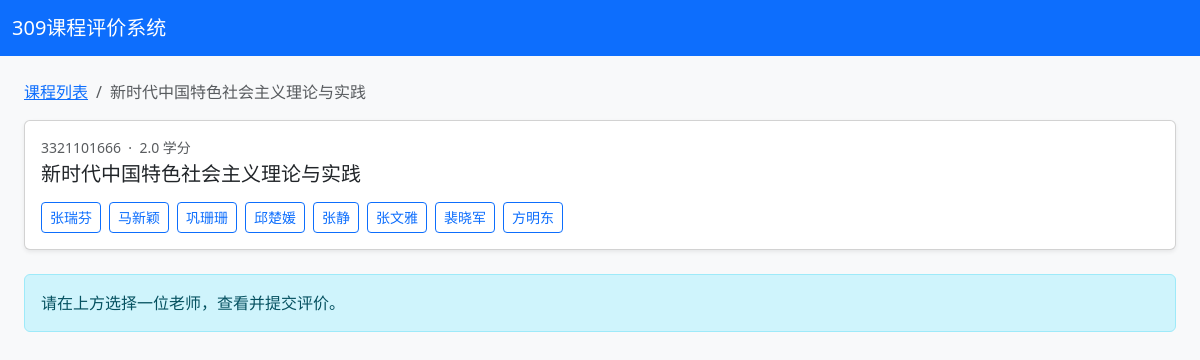
/course/3, run on the app's committed database.
### models.py (models this page shows)
class Course(db.Model):
    id = db.Column(db.Integer, primary_key=True)
    code = db.Column(db.String(20), unique=True, nullable=False)
    name = db.Column(db.String(100), nullable=False)
    credits = db.Column(db.Float, nullable=False)
    exclude_from_public = db.Column(db.Boolean, default=False, nullable=False)
    teachers = db.relationship('Teacher', secondary=course_teacher, back_populates='courses')
    evaluations = db.relationship('Evaluation', back_populates='course', lazy='dynamic')
    curriculum = db.relationship('CurriculumEntry', back_populates='course', lazy='dynamic')

class Teacher(db.Model):
    id = db.Column(db.Integer, primary_key=True)
    name = db.Column(db.String(50), nullable=False, unique=True)
    courses = db.relationship('Course', secondary=course_teacher, back_populates='teachers')
    evaluations = db.relationship('Evaluation', back_populates='teacher', lazy='dynamic')

### routes/main.py (the view)
@bp.route('/course/<int:course_id>')
def course_detail(course_id):
    course = Course.query.get_or_404(course_id)
    teacher_id = request.args.get('teacher_id', type=int)
    selected_teacher = None
    if teacher_id:
        selected_teacher = Teacher.query.get_or_404(teacher_id)
        if selected_teacher not in course.teachers:
            abort(404)
    evaluations = []
    already_submitted = False
    if selected_teacher:
        evaluations = (Evaluation.query
                       .filter_by(course_id=course_id, teacher_id=teacher_id)
                       .order_by(Evaluation.year.desc(), Evaluation.created_at.desc())
                       .all())
        ip = get_client_ip()
        year_submitted = {
            e.year for e in Evaluation.query.filter_by(
                course_id=course_id, teacher_id=teacher_id, submitter_ip=ip
            ).all()
        }
    else:
        year_submitted = set()
    tags = Tag.query.order_by(Tag.category, Tag.label).all()
    tag_groups = {}
    for t in tags:
        tag_groups.setdefault(t.category, []).append(t)
    return render_template('course.html',
                           course=course,
                           selected_teacher=selected_teacher,
                           evaluations=evaluations,
                           year_submitted=year_submitted,
                           tag_groups=tag_groups,
                           years=Config.YEARS)

### app.py (called while the page is built)
def create_app():
    app = Flask(__name__)
    app.config.from_object(Config)
    db.init_app(app)
    login_manager = LoginManager(app)
    login_manager.login_view = 'admin.login'
    login_manager.login_message = '请先登录'
    @login_manager.user_loader
    def load_user(user_id):
        return Admin.query.get(int(user_id))
    @app.context_processor
    def inject_globals():
        cfg = SiteConfig.query.get('announcement')
        return {'announcement': cfg.value if cfg else '', 'st_abbr': Config.STUDENT_TYPE_ABBR}
    from routes.main import bp as main_bp
    from routes.admin import bp as admin_bp
    app.register_blueprint(main_bp)
    app.register_blueprint(admin_bp, url_prefix='/admin')
    return app

### routes/main.py (called while the page is built)
@bp.before_request
def _track_online():
    ip = get_client_ip()
    now = datetime.utcnow()
    _online[ip] = now
    cutoff = now - timedelta(minutes=5)
    for k in [k for k, v in list(_online.items()) if v < cutoff]:
        del _online[k]

def get_client_ip():
    return request.headers.get('X-Forwarded-For', request.remote_addr).split(',')[0].strip()

### templates/course.html (shortened to what this page needs)
{% extends 'base.html' %}
{% block content %}
<nav aria-label="breadcrumb" class="mb-3">
  <ol class="breadcrumb">
    <li class="breadcrumb-item"><a href="{{ url_for('main.index') }}">课程列表</a></li>
    <li class="breadcrumb-item active">{{ course.name }}</li>
  </ol>
</nav>
<div class="card shadow-sm mb-4">
  <div class="card-body">
    <p class="text-muted small mb-1">{{ course.code }} &nbsp;·&nbsp; {{ course.credits }} 学分</p>
    <h5 class="card-title mb-3">{{ course.name }}</h5>
    <div class="d-flex flex-wrap gap-2">
      {% for t in course.teachers %}
        <a class="btn {% if selected_teacher and selected_teacher.id == t.id %}btn-primary{% else %}btn-outline-primary{% endif %} btn-sm"
           href="{{ url_for('main.course_detail', course_id=course.id, teacher_id=t.id) }}">
          {{ t.name }}
        </a>
      {% endfor %}
    </div>
  </div>
</div>
{% if selected_teacher %}
<div class="card shadow-sm mb-4">
  <div class="card-header fw-semibold">为「{{ selected_teacher.name }}」提交评价</div>
  <div class="card-body">
    <form method="post" action="{{ url_for('main.submit') }}" id="evalForm">
      <input type="hidden" name="course_id" value="{{ course.id }}">
      <input type="hidden" name="teacher_id" value="{{ selected_teacher.id }}">
      <div class="mb-3">
        <label class="form-label">学年 <span class="text-danger">*</span></label>
        <select class="form-select" name="year" required>
          <option value="">请选择…</option>
          {% for y in years %}
            <option value="{{ y }}"
              {% if y in year_submitted %}disabled{% endif %}>
              {{ y }} 年
              {% if y in year_submitted %}（已评价）{% endif %}
            </option>
          {% endfor %}
        </select>
      </div>
      <div class="mb-3">
        <label class="form-label">综合评分 <span class="text-danger">*</span></label>
        <div class="rating-stars" id="stars">
          {% for i in range(1,6) %}
            <span class="star" data-v="{{ i }}">★</span>
          {% endfor %}
        </div>
        <input type="hidden" name="rating" id="ratingInput" required>
        <div class="form-text">1 = 很差，5 = 很好</div>
      </div>
      {% if tag_groups %}
      <div class="mb-3">
        <label class="form-label">快捷标签（可多选）</label>
        {% for category, tags in tag_groups.items() %}
          <div class="mb-2">
            <small class="text-muted me-2">{{ category }}</small>
            {% for tag in tags %}
              <span class="badge bg-light text-dark border tag-btn me-1 mb-1"
                    data-id="{{ tag.id }}">{{ tag.label }}</span>
              <input type="checkbox" name="tags" value="{{ tag.id }}"
                     id="tag{{ tag.id }}" class="d-none tag-chk">
            {% endfor %}
          </div>
        {% endfor %}
      </div>
      {% endif %}
      <div class="mb-3">
        <label class="form-label">评价内容（可选）</label>
        <textarea class="form-control" name="comment" rows="3" maxlength="500"
                  placeholder="可以描述上课风格、考核方式、注意事项等…"></textarea>
      </div>
      <button class="btn btn-primary" type="submit">提交评价</button>
    </form>
  </div>
</div>
<h6 class="mb-3">历史评价（{{ evaluations|length }} 条）</h6>
{% if evaluations %}
  {% set cur_year = namespace(v=0) %}
  {% for ev in evaluations %}
    {% if ev.year != cur_year.v %}
      {% set cur_year.v = ev.year %}
      <p class="fw-semibold text-secondary mt-3 mb-1">{{ ev.year }} 年</p>
    {% endif %}
    <div class="card card-body mb-2 py-2">
      <div class="d-flex align-items-center gap-2 mb-1">
        <span class="text-warning">{{ '★' * ev.rating }}{{ '☆' * (5 - ev.rating) }}</span>
        <small class="text-muted">{{ ev.created_at.strftime('%Y-%m-%d') }}</small>
      </div>
      {% for tag in ev.tags %}
        <span class="badge bg-secondary me-1">{{ tag.label }}</span>
      {% endfor %}
      {% if ev.comment %}<p class="mb-0 mt-1 small">{{ ev.comment }}</p>{% endif %}
    </div>
  {% endfor %}
{% else %}
  <p class="text-muted">暂无评价，来做第一个吧！</p>
{% endif %}
{% else %}
<div class="alert alert-info">请在上方选择一位老师，查看并提交评价。</div>
{% endif %}
{% endblock %}

### data on the page
Course: name "新时代中国特色社会主义理论与实践", code "3321101666", credits "2.0"
Teacher: name "张瑞芬"
Teacher: name "马新颖"
Teacher: name "巩珊珊"
Teacher: name "邱楚媛"
Teacher: name "张静"
Teacher: name "张文雅"
Teacher: name "裴晓军"
Teacher: name "方明东"
